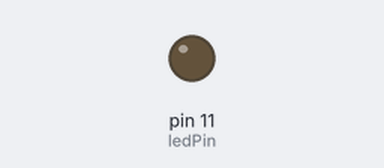
A sketch run on a simulated Arduino Uno, built with avr-gcc and run on an emulated ATmega328P. Shown: output pins drawn as LEDs (lit = HIGH).

Above: at 0.15 s.
Timing chart, 0 to 1.6 s (numbered marks = the images above):
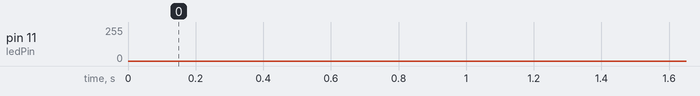

The sketch:

230729_LED_Loop.ino
```cpp
int ledPin = 11;

void setup() {
  // put your setup code here, to run once:
  pinMode(ledPin ,OUTPUT);
}

void loop() {
  // put your main code here, to run repeatedly:
  // for(시작, 조건, 행동)
  //변수를 0부터 시작해서 255까지 계속 1씩 증가시키자
  int idx = 0;

  for(idx = 0; idx < 255; idx++)
  {
      analogWrite(ledPin, idx);
      delay(5);
  }
  for(idx = 255; idx > 0; idx--)
  {
      analogWrite(ledPin, idx);
      delay(5);
    }
}
```
